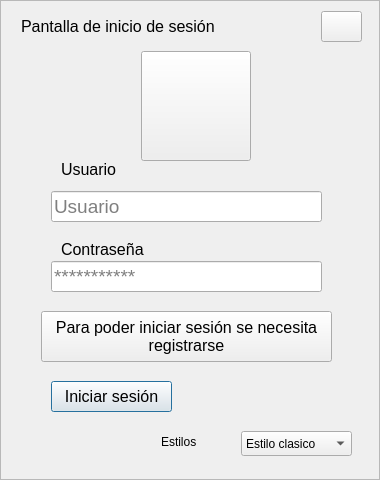
<?xml version="1.0" encoding="UTF-8"?>
<ui version="4.0">
 <class>UsuarioGUI</class>
 <widget class="QDialog" name="UsuarioGUI">
  <property name="geometry">
   <rect>
    <x>0</x>
    <y>0</y>
    <width>380</width>
    <height>480</height>
   </rect>
  </property>
  <property name="minimumSize">
   <size>
    <width>380</width>
    <height>480</height>
   </size>
  </property>
  <property name="maximumSize">
   <size>
    <width>380</width>
    <height>480</height>
   </size>
  </property>
  <property name="windowTitle">
   <string>Dialog</string>
  </property>
  <property name="styleSheet">
   <string notr="true"/>
  </property>
  <widget class="QFrame" name="frame">
   <property name="geometry">
    <rect>
     <x>0</x>
     <y>0</y>
     <width>380</width>
     <height>480</height>
    </rect>
   </property>
   <property name="maximumSize">
    <size>
     <width>380</width>
     <height>480</height>
    </size>
   </property>
   <property name="styleSheet">
    <string notr="true"/>
   </property>
   <property name="frameShape">
    <enum>QFrame::StyledPanel</enum>
   </property>
   <property name="frameShadow">
    <enum>QFrame::Raised</enum>
   </property>
   <layout class="QGridLayout" name="gridLayout">
    <property name="leftMargin">
     <number>0</number>
    </property>
    <property name="topMargin">
     <number>0</number>
    </property>
    <property name="rightMargin">
     <number>0</number>
    </property>
    <property name="bottomMargin">
     <number>0</number>
    </property>
    <property name="spacing">
     <number>0</number>
    </property>
    <item row="0" column="0">
     <widget class="QStackedWidget" name="stackedWidget">
      <property name="minimumSize">
       <size>
        <width>380</width>
        <height>480</height>
       </size>
      </property>
      <property name="maximumSize">
       <size>
        <width>380</width>
        <height>480</height>
       </size>
      </property>
      <property name="styleSheet">
       <string notr="true"/>
      </property>
      <property name="currentIndex">
       <number>0</number>
      </property>
      <widget class="QWidget" name="page">
       <widget class="QToolButton" name="toolButton">
        <property name="geometry">
         <rect>
          <x>140</x>
          <y>50</y>
          <width>110</width>
          <height>110</height>
         </rect>
        </property>
        <property name="text">
         <string/>
        </property>
        <property name="icon">
         <iconset resource="ICONS/ICONS.qrc">
          <normaloff>:/ICONS/usuario.png</normaloff>:/ICONS/usuario.png</iconset>
        </property>
        <property name="iconSize">
         <size>
          <width>90</width>
          <height>90</height>
         </size>
        </property>
       </widget>
       <widget class="QLineEdit" name="lineEdit_2">
        <property name="geometry">
         <rect>
          <x>50</x>
          <y>260</y>
          <width>271</width>
          <height>31</height>
         </rect>
        </property>
        <property name="font">
         <font>
          <pointsize>14</pointsize>
         </font>
        </property>
        <property name="echoMode">
         <enum>QLineEdit::Password</enum>
        </property>
        <property name="placeholderText">
         <string>***********</string>
        </property>
        <property name="cursorMoveStyle">
         <enum>Qt::LogicalMoveStyle</enum>
        </property>
        <property name="clearButtonEnabled">
         <bool>true</bool>
        </property>
       </widget>
       <widget class="QPushButton" name="pushButton_2">
        <property name="geometry">
         <rect>
          <x>50</x>
          <y>380</y>
          <width>121</width>
          <height>31</height>
         </rect>
        </property>
        <property name="font">
         <font>
          <pointsize>12</pointsize>
         </font>
        </property>
        <property name="text">
         <string>Iniciar sesión</string>
        </property>
       </widget>
       <widget class="QPushButton" name="pushButton_3">
        <property name="geometry">
         <rect>
          <x>40</x>
          <y>310</y>
          <width>291</width>
          <height>51</height>
         </rect>
        </property>
        <property name="font">
         <font>
          <pointsize>12</pointsize>
         </font>
        </property>
        <property name="text">
         <string>Para poder iniciar sesión se necesita
registrarse</string>
        </property>
        <property name="icon">
         <iconset resource="ICONS/ICONS.qrc">
          <normaloff>:/ICONS/agregar-usuario.png</normaloff>:/ICONS/agregar-usuario.png</iconset>
        </property>
       </widget>
       <widget class="QLineEdit" name="lineEdit">
        <property name="geometry">
         <rect>
          <x>50</x>
          <y>190</y>
          <width>271</width>
          <height>31</height>
         </rect>
        </property>
        <property name="font">
         <font>
          <pointsize>14</pointsize>
         </font>
        </property>
        <property name="placeholderText">
         <string>Usuario</string>
        </property>
        <property name="clearButtonEnabled">
         <bool>true</bool>
        </property>
       </widget>
       <widget class="QLabel" name="label_2">
        <property name="geometry">
         <rect>
          <x>60</x>
          <y>240</y>
          <width>101</width>
          <height>17</height>
         </rect>
        </property>
        <property name="font">
         <font>
          <pointsize>12</pointsize>
         </font>
        </property>
        <property name="text">
         <string>Contraseña</string>
        </property>
       </widget>
       <widget class="QLabel" name="label">
        <property name="geometry">
         <rect>
          <x>60</x>
          <y>160</y>
          <width>81</width>
          <height>17</height>
         </rect>
        </property>
        <property name="font">
         <font>
          <pointsize>12</pointsize>
         </font>
        </property>
        <property name="text">
         <string>Usuario</string>
        </property>
       </widget>
       <widget class="QPushButton" name="pushButton">
        <property name="geometry">
         <rect>
          <x>320</x>
          <y>10</y>
          <width>41</width>
          <height>31</height>
         </rect>
        </property>
        <property name="font">
         <font>
          <pointsize>12</pointsize>
         </font>
        </property>
        <property name="text">
         <string/>
        </property>
        <property name="icon">
         <iconset resource="ICONS/ICONS.qrc">
          <normaloff>:/ICONS/cerrar.png</normaloff>:/ICONS/cerrar.png</iconset>
        </property>
       </widget>
       <widget class="QLabel" name="label_4">
        <property name="geometry">
         <rect>
          <x>20</x>
          <y>10</y>
          <width>291</width>
          <height>31</height>
         </rect>
        </property>
        <property name="font">
         <font>
          <pointsize>12</pointsize>
         </font>
        </property>
        <property name="text">
         <string>Pantalla de inicio de sesión</string>
        </property>
       </widget>
       <widget class="QLabel" name="label_3">
        <property name="geometry">
         <rect>
          <x>160</x>
          <y>430</y>
          <width>61</width>
          <height>21</height>
         </rect>
        </property>
        <property name="text">
         <string>Estilos</string>
        </property>
       </widget>
       <widget class="QComboBox" name="comboBox_2">
        <property name="geometry">
         <rect>
          <x>240</x>
          <y>430</y>
          <width>111</width>
          <height>25</height>
         </rect>
        </property>
        <item>
         <property name="text">
          <string>Estilo clasico</string>
         </property>
        </item>
        <item>
         <property name="text">
          <string>Estilo Black</string>
         </property>
        </item>
       </widget>
      </widget>
      <widget class="QWidget" name="page_2">
       <widget class="QLabel" name="label_5">
        <property name="geometry">
         <rect>
          <x>20</x>
          <y>10</y>
          <width>291</width>
          <height>31</height>
         </rect>
        </property>
        <property name="font">
         <font>
          <pointsize>12</pointsize>
         </font>
        </property>
        <property name="text">
         <string>Inicio de registro</string>
        </property>
       </widget>
       <widget class="QLineEdit" name="lineEdit_3">
        <property name="geometry">
         <rect>
          <x>130</x>
          <y>180</y>
          <width>221</width>
          <height>31</height>
         </rect>
        </property>
        <property name="font">
         <font>
          <family>Akaash</family>
          <pointsize>10</pointsize>
         </font>
        </property>
        <property name="placeholderText">
         <string>Nombre del usuario</string>
        </property>
        <property name="clearButtonEnabled">
         <bool>true</bool>
        </property>
       </widget>
       <widget class="QLabel" name="label_6">
        <property name="geometry">
         <rect>
          <x>20</x>
          <y>180</y>
          <width>101</width>
          <height>31</height>
         </rect>
        </property>
        <property name="font">
         <font>
          <pointsize>12</pointsize>
         </font>
        </property>
        <property name="text">
         <string>Nombre</string>
        </property>
       </widget>
       <widget class="QLabel" name="label_7">
        <property name="geometry">
         <rect>
          <x>18</x>
          <y>220</y>
          <width>101</width>
          <height>31</height>
         </rect>
        </property>
        <property name="font">
         <font>
          <pointsize>12</pointsize>
         </font>
        </property>
        <property name="text">
         <string>Usuario</string>
        </property>
       </widget>
       <widget class="QLineEdit" name="lineEdit_4">
        <property name="geometry">
         <rect>
          <x>130</x>
          <y>220</y>
          <width>221</width>
          <height>31</height>
         </rect>
        </property>
        <property name="font">
         <font>
          <family>Akaash</family>
          <pointsize>10</pointsize>
         </font>
        </property>
        <property name="placeholderText">
         <string>Usuario</string>
        </property>
        <property name="clearButtonEnabled">
         <bool>true</bool>
        </property>
       </widget>
       <widget class="QLabel" name="label_8">
        <property name="geometry">
         <rect>
          <x>18</x>
          <y>260</y>
          <width>101</width>
          <height>31</height>
         </rect>
        </property>
        <property name="font">
         <font>
          <pointsize>12</pointsize>
         </font>
        </property>
        <property name="text">
         <string>Contraseña</string>
        </property>
       </widget>
       <widget class="QLineEdit" name="lineEdit_5">
        <property name="geometry">
         <rect>
          <x>130</x>
          <y>260</y>
          <width>221</width>
          <height>31</height>
         </rect>
        </property>
        <property name="font">
         <font>
          <family>Akaash</family>
          <pointsize>10</pointsize>
         </font>
        </property>
        <property name="echoMode">
         <enum>QLineEdit::Password</enum>
        </property>
        <property name="placeholderText">
         <string>Contraseña</string>
        </property>
        <property name="clearButtonEnabled">
         <bool>true</bool>
        </property>
       </widget>
       <widget class="QLabel" name="label_9">
        <property name="geometry">
         <rect>
          <x>18</x>
          <y>340</y>
          <width>101</width>
          <height>31</height>
         </rect>
        </property>
        <property name="font">
         <font>
          <pointsize>12</pointsize>
         </font>
        </property>
        <property name="text">
         <string>Tipo</string>
        </property>
       </widget>
       <widget class="QComboBox" name="comboBox">
        <property name="geometry">
         <rect>
          <x>120</x>
          <y>340</y>
          <width>231</width>
          <height>31</height>
         </rect>
        </property>
        <item>
         <property name="text">
          <string>Cliente</string>
         </property>
        </item>
        <item>
         <property name="text">
          <string>Vendedor</string>
         </property>
        </item>
       </widget>
       <widget class="QLineEdit" name="lineEdit_6">
        <property name="geometry">
         <rect>
          <x>130</x>
          <y>300</y>
          <width>221</width>
          <height>31</height>
         </rect>
        </property>
        <property name="font">
         <font>
          <family>Akaash</family>
          <pointsize>10</pointsize>
         </font>
        </property>
        <property name="echoMode">
         <enum>QLineEdit::Password</enum>
        </property>
        <property name="placeholderText">
         <string>Contraseña</string>
        </property>
        <property name="clearButtonEnabled">
         <bool>true</bool>
        </property>
       </widget>
       <widget class="QLabel" name="label_10">
        <property name="geometry">
         <rect>
          <x>20</x>
          <y>300</y>
          <width>101</width>
          <height>31</height>
         </rect>
        </property>
        <property name="font">
         <font>
          <pointsize>12</pointsize>
         </font>
        </property>
        <property name="text">
         <string>Validar Contra</string>
        </property>
       </widget>
       <widget class="QPushButton" name="pushButton_5">
        <property name="geometry">
         <rect>
          <x>220</x>
          <y>400</y>
          <width>121</width>
          <height>31</height>
         </rect>
        </property>
        <property name="font">
         <font>
          <pointsize>12</pointsize>
         </font>
        </property>
        <property name="text">
         <string>Registrar</string>
        </property>
       </widget>
       <widget class="QPushButton" name="pushButton_6">
        <property name="geometry">
         <rect>
          <x>50</x>
          <y>400</y>
          <width>121</width>
          <height>31</height>
         </rect>
        </property>
        <property name="font">
         <font>
          <pointsize>12</pointsize>
         </font>
        </property>
        <property name="text">
         <string>Iniciar sesion</string>
        </property>
       </widget>
       <widget class="QPushButton" name="pushButton_4">
        <property name="geometry">
         <rect>
          <x>320</x>
          <y>10</y>
          <width>41</width>
          <height>31</height>
         </rect>
        </property>
        <property name="font">
         <font>
          <pointsize>12</pointsize>
         </font>
        </property>
        <property name="text">
         <string/>
        </property>
        <property name="icon">
         <iconset resource="ICONS/ICONS.qrc">
          <normaloff>:/ICONS/cerrar.png</normaloff>:/ICONS/cerrar.png</iconset>
        </property>
       </widget>
       <widget class="QToolButton" name="toolButton_2">
        <property name="geometry">
         <rect>
          <x>150</x>
          <y>50</y>
          <width>110</width>
          <height>110</height>
         </rect>
        </property>
        <property name="text">
         <string/>
        </property>
        <property name="icon">
         <iconset resource="ICONS/ICONS.qrc">
          <normaloff>:/ICONS/agregar-usuario.png</normaloff>:/ICONS/agregar-usuario.png</iconset>
        </property>
        <property name="iconSize">
         <size>
          <width>90</width>
          <height>90</height>
         </size>
        </property>
       </widget>
      </widget>
      <widget class="QWidget" name="page_3">
       <property name="minimumSize">
        <size>
         <width>380</width>
         <height>480</height>
        </size>
       </property>
       <property name="maximumSize">
        <size>
         <width>380</width>
         <height>480</height>
        </size>
       </property>
       <layout class="QGridLayout" name="gridLayout_2">
        <item row="0" column="1">
         <widget class="QPushButton" name="pushButton_11">
          <property name="text">
           <string/>
          </property>
          <property name="icon">
           <iconset resource="ICONS/ICONS.qrc">
            <normaloff>:/ICONS/cerrar.png</normaloff>:/ICONS/cerrar.png</iconset>
          </property>
          <property name="iconSize">
           <size>
            <width>31</width>
            <height>28</height>
           </size>
          </property>
         </widget>
        </item>
        <item row="0" column="0">
         <spacer name="horizontalSpacer_3">
          <property name="orientation">
           <enum>Qt::Horizontal</enum>
          </property>
          <property name="sizeHint" stdset="0">
           <size>
            <width>40</width>
            <height>20</height>
           </size>
          </property>
         </spacer>
        </item>
        <item row="1" column="0" colspan="2">
         <widget class="QFrame" name="frame_2">
          <property name="frameShape">
           <enum>QFrame::StyledPanel</enum>
          </property>
          <property name="frameShadow">
           <enum>QFrame::Raised</enum>
          </property>
          <layout class="QHBoxLayout" name="horizontalLayout">
           <item>
            <spacer name="horizontalSpacer">
             <property name="orientation">
              <enum>Qt::Horizontal</enum>
             </property>
             <property name="sizeHint" stdset="0">
              <size>
               <width>96</width>
               <height>20</height>
              </size>
             </property>
            </spacer>
           </item>
           <item>
            <widget class="QToolButton" name="toolButton_3">
             <property name="text">
              <string/>
             </property>
             <property name="icon">
              <iconset resource="ICONS/ICONS.qrc">
               <normaloff>:/ICONS/usuario.png</normaloff>:/ICONS/usuario.png</iconset>
             </property>
             <property name="iconSize">
              <size>
               <width>125</width>
               <height>125</height>
              </size>
             </property>
            </widget>
           </item>
           <item>
            <spacer name="horizontalSpacer_2">
             <property name="orientation">
              <enum>Qt::Horizontal</enum>
             </property>
             <property name="sizeHint" stdset="0">
              <size>
               <width>95</width>
               <height>20</height>
              </size>
             </property>
            </spacer>
           </item>
          </layout>
         </widget>
        </item>
        <item row="2" column="0" colspan="2">
         <widget class="QFrame" name="frame_3">
          <property name="sizePolicy">
           <sizepolicy hsizetype="Preferred" vsizetype="Expanding">
            <horstretch>0</horstretch>
            <verstretch>0</verstretch>
           </sizepolicy>
          </property>
          <property name="frameShape">
           <enum>QFrame::StyledPanel</enum>
          </property>
          <property name="frameShadow">
           <enum>QFrame::Raised</enum>
          </property>
          <widget class="QFrame" name="frame_4">
           <property name="geometry">
            <rect>
             <x>0</x>
             <y>0</y>
             <width>362</width>
             <height>264</height>
            </rect>
           </property>
           <property name="maximumSize">
            <size>
             <width>362</width>
             <height>264</height>
            </size>
           </property>
           <property name="frameShape">
            <enum>QFrame::StyledPanel</enum>
           </property>
           <property name="frameShadow">
            <enum>QFrame::Raised</enum>
           </property>
           <layout class="QGridLayout" name="gridLayout_4">
            <item row="1" column="1">
             <widget class="QPushButton" name="pushButton_7">
              <property name="text">
               <string>Modificar</string>
              </property>
             </widget>
            </item>
            <item row="2" column="0" colspan="2">
             <widget class="QLabel" name="label_19">
              <property name="text">
               <string>Modificación de la información personal del usuario
al finalizar la actualización de los datos corrobore
que la información sea correcta si desea cambiar a
vendedor es mejor crear una cuenta tipo vendedor
para que la información de sus compras sean guardados</string>
              </property>
             </widget>
            </item>
            <item row="0" column="0" colspan="2">
             <widget class="QFrame" name="frame_6">
              <property name="frameShape">
               <enum>QFrame::StyledPanel</enum>
              </property>
              <property name="frameShadow">
               <enum>QFrame::Raised</enum>
              </property>
              <layout class="QGridLayout" name="gridLayout_3">
               <item row="1" column="0">
                <widget class="QLabel" name="label_16">
                 <property name="font">
                  <font>
                   <pointsize>15</pointsize>
                   <bold>true</bold>
                  </font>
                 </property>
                 <property name="text">
                  <string>Usuario:</string>
                 </property>
                </widget>
               </item>
               <item row="2" column="1">
                <widget class="QLabel" name="label_13">
                 <property name="font">
                  <font>
                   <pointsize>15</pointsize>
                   <bold>true</bold>
                  </font>
                 </property>
                 <property name="text">
                  <string/>
                 </property>
                </widget>
               </item>
               <item row="0" column="1">
                <widget class="QLabel" name="label_11">
                 <property name="font">
                  <font>
                   <pointsize>15</pointsize>
                   <bold>true</bold>
                  </font>
                 </property>
                 <property name="text">
                  <string/>
                 </property>
                </widget>
               </item>
               <item row="0" column="0">
                <widget class="QLabel" name="label_15">
                 <property name="font">
                  <font>
                   <pointsize>15</pointsize>
                   <bold>true</bold>
                  </font>
                 </property>
                 <property name="text">
                  <string>Nombre:</string>
                 </property>
                </widget>
               </item>
               <item row="2" column="0">
                <widget class="QLabel" name="label_17">
                 <property name="font">
                  <font>
                   <pointsize>15</pointsize>
                   <bold>true</bold>
                  </font>
                 </property>
                 <property name="text">
                  <string>Tipo:</string>
                 </property>
                </widget>
               </item>
               <item row="1" column="1">
                <widget class="QLabel" name="label_12">
                 <property name="font">
                  <font>
                   <pointsize>15</pointsize>
                   <bold>true</bold>
                  </font>
                 </property>
                 <property name="text">
                  <string/>
                 </property>
                </widget>
               </item>
              </layout>
             </widget>
            </item>
            <item row="1" column="0">
             <widget class="QPushButton" name="pushButton_10">
              <property name="text">
               <string>Cerrar sesión</string>
              </property>
             </widget>
            </item>
           </layout>
          </widget>
          <widget class="QFrame" name="frame_5">
           <property name="geometry">
            <rect>
             <x>362</x>
             <y>0</y>
             <width>0</width>
             <height>264</height>
            </rect>
           </property>
           <property name="maximumSize">
            <size>
             <width>362</width>
             <height>264</height>
            </size>
           </property>
           <property name="frameShape">
            <enum>QFrame::StyledPanel</enum>
           </property>
           <property name="frameShadow">
            <enum>QFrame::Raised</enum>
           </property>
           <layout class="QGridLayout" name="gridLayout_6">
            <item row="1" column="1">
             <widget class="QPushButton" name="pushButton_9">
              <property name="text">
               <string>Guardar</string>
              </property>
             </widget>
            </item>
            <item row="0" column="0" colspan="2">
             <widget class="QFrame" name="frame_7">
              <property name="frameShape">
               <enum>QFrame::StyledPanel</enum>
              </property>
              <property name="frameShadow">
               <enum>QFrame::Raised</enum>
              </property>
              <layout class="QGridLayout" name="gridLayout_5">
               <item row="3" column="0">
                <widget class="QLabel" name="label_20">
                 <property name="text">
                  <string>Validación de Contraseña</string>
                 </property>
                </widget>
               </item>
               <item row="2" column="0">
                <widget class="QLabel" name="label_22">
                 <property name="text">
                  <string>Contraseña</string>
                 </property>
                </widget>
               </item>
               <item row="1" column="1">
                <widget class="QLineEdit" name="lineEdit_8"/>
               </item>
               <item row="2" column="1">
                <widget class="QLineEdit" name="lineEdit_10"/>
               </item>
               <item row="0" column="0">
                <widget class="QLabel" name="label_14">
                 <property name="text">
                  <string>Nombre</string>
                 </property>
                </widget>
               </item>
               <item row="4" column="1">
                <widget class="QComboBox" name="comboBox_3">
                 <item>
                  <property name="text">
                   <string>Vendedor</string>
                  </property>
                 </item>
                 <item>
                  <property name="text">
                   <string>Cliente</string>
                  </property>
                 </item>
                </widget>
               </item>
               <item row="0" column="1">
                <widget class="QLineEdit" name="lineEdit_7"/>
               </item>
               <item row="4" column="0">
                <widget class="QLabel" name="label_21">
                 <property name="text">
                  <string>Tipo</string>
                 </property>
                </widget>
               </item>
               <item row="1" column="0">
                <widget class="QLabel" name="label_18">
                 <property name="text">
                  <string>Usuario</string>
                 </property>
                </widget>
               </item>
               <item row="3" column="1">
                <widget class="QLineEdit" name="lineEdit_9"/>
               </item>
              </layout>
             </widget>
            </item>
            <item row="1" column="0">
             <widget class="QPushButton" name="pushButton_8">
              <property name="text">
               <string>Cancelar</string>
              </property>
             </widget>
            </item>
           </layout>
          </widget>
         </widget>
        </item>
       </layout>
      </widget>
     </widget>
    </item>
   </layout>
  </widget>
 </widget>
 <resources>
  <include location="ICONS/ICONS.qrc"/>
 </resources>
 <connections>
  <connection>
   <sender>pushButton_4</sender>
   <signal>clicked()</signal>
   <receiver>UsuarioGUI</receiver>
   <slot>close()</slot>
   <hints>
    <hint type="sourcelabel">
     <x>349</x>
     <y>28</y>
    </hint>
    <hint type="destinationlabel">
     <x>372</x>
     <y>36</y>
    </hint>
   </hints>
  </connection>
  <connection>
   <sender>pushButton</sender>
   <signal>clicked()</signal>
   <receiver>UsuarioGUI</receiver>
   <slot>close()</slot>
   <hints>
    <hint type="sourcelabel">
     <x>348</x>
     <y>32</y>
    </hint>
    <hint type="destinationlabel">
     <x>371</x>
     <y>31</y>
    </hint>
   </hints>
  </connection>
  <connection>
   <sender>pushButton_11</sender>
   <signal>clicked()</signal>
   <receiver>UsuarioGUI</receiver>
   <slot>close()</slot>
   <hints>
    <hint type="sourcelabel">
     <x>350</x>
     <y>19</y>
    </hint>
    <hint type="destinationlabel">
     <x>380</x>
     <y>-2</y>
    </hint>
   </hints>
  </connection>
 </connections>
</ui>
